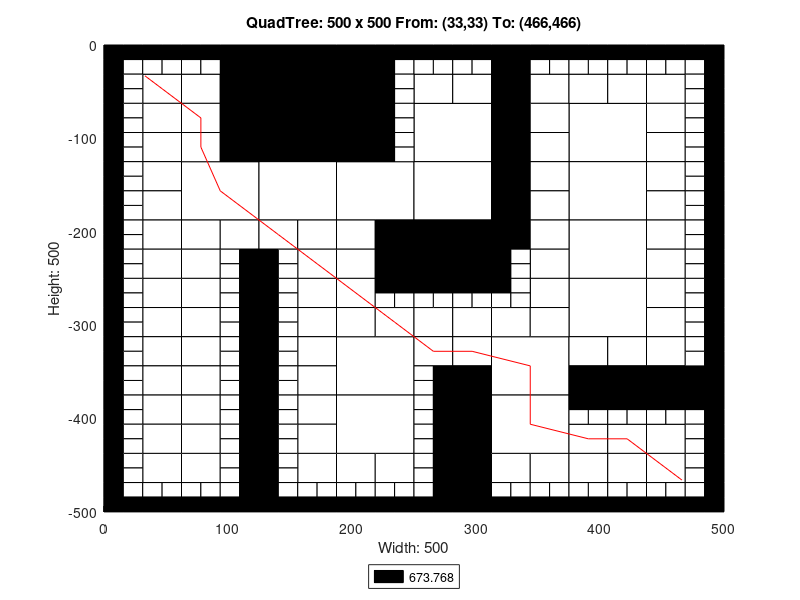

Write MATLAB code to recreate this figure.
axis([0 500 -500 0]);
title('QuadTree: 500 x 500 From: (33,33) To: (466,466)');
xlabel('Width: 500');
ylabel('Height: 500');
rectangle('Position',[125 -62.5 62.5 62.5], 'FaceColor',[0 0 0]);
rectangle('Position',[125 -125 62.5 62.5], 'FaceColor',[0 0 0]);
rectangle('Position',[62.5 -187.5 62.5 62.5], 'FaceColor',[1 1 1]);
rectangle('Position',[125 -187.5 62.5 62.5], 'FaceColor',[1 1 1]);
rectangle('Position',[187.5 -187.5 62.5 62.5], 'FaceColor',[1 1 1]);
rectangle('Position',[250 -125 62.5 62.5], 'FaceColor',[1 1 1]);
rectangle('Position',[375 -125 62.5 62.5], 'FaceColor',[1 1 1]);
rectangle('Position',[250 -187.5 62.5 62.5], 'FaceColor',[1 1 1]);
rectangle('Position',[250 -250 62.5 62.5], 'FaceColor',[0 0 0]);
rectangle('Position',[375 -187.5 62.5 62.5], 'FaceColor',[1 1 1]);
rectangle('Position',[375 -250 62.5 62.5], 'FaceColor',[1 1 1]);
rectangle('Position',[187.5 -375 62.5 62.5], 'FaceColor',[1 1 1]);
rectangle('Position',[187.5 -437.5 62.5 62.5], 'FaceColor',[1 1 1]);
rectangle('Position',[312.5 -375 62.5 62.5], 'FaceColor',[1 1 1]);
rectangle('Position',[375 -312.5 62.5 62.5], 'FaceColor',[1 1 1]);
rectangle('Position',[312.5 -437.5 62.5 62.5], 'FaceColor',[1 1 1]);
rectangle('Position',[31.25 -62.5 31.25 31.25], 'FaceColor',[1 1 1]);
rectangle('Position',[93.75 -31.25 31.25 31.25], 'FaceColor',[0 0 0]);
rectangle('Position',[62.5 -62.5 31.25 31.25], 'FaceColor',[1 1 1]);
rectangle('Position',[93.75 -62.5 31.25 31.25], 'FaceColor',[0 0 0]);
rectangle('Position',[31.25 -93.75 31.25 31.25], 'FaceColor',[1 1 1]);
rectangle('Position',[31.25 -125 31.25 31.25], 'FaceColor',[1 1 1]);
rectangle('Position',[62.5 -93.75 31.25 31.25], 'FaceColor',[1 1 1]);
rectangle('Position',[93.75 -93.75 31.25 31.25], 'FaceColor',[0 0 0]);
rectangle('Position',[62.5 -125 31.25 31.25], 'FaceColor',[1 1 1]);
rectangle('Position',[93.75 -125 31.25 31.25], 'FaceColor',[0 0 0]);
rectangle('Position',[187.5 -31.25 31.25 31.25], 'FaceColor',[0 0 0]);
rectangle('Position',[187.5 -62.5 31.25 31.25], 'FaceColor',[0 0 0]);
rectangle('Position',[187.5 -93.75 31.25 31.25], 'FaceColor',[0 0 0]);
rectangle('Position',[187.5 -125 31.25 31.25], 'FaceColor',[0 0 0]);
rectangle('Position',[31.25 -156.25 31.25 31.25], 'FaceColor',[1 1 1]);
rectangle('Position',[31.25 -187.5 31.25 31.25], 'FaceColor',[1 1 1]);
rectangle('Position',[31.25 -218.75 31.25 31.25], 'FaceColor',[1 1 1]);
rectangle('Position',[31.25 -250 31.25 31.25], 'FaceColor',[1 1 1]);
rectangle('Position',[62.5 -218.75 31.25 31.25], 'FaceColor',[1 1 1]);
rectangle('Position',[93.75 -218.75 31.25 31.25], 'FaceColor',[1 1 1]);
rectangle('Position',[62.5 -250 31.25 31.25], 'FaceColor',[1 1 1]);
rectangle('Position',[125 -218.75 31.25 31.25], 'FaceColor',[1 1 1]);
rectangle('Position',[156.25 -218.75 31.25 31.25], 'FaceColor',[1 1 1]);
rectangle('Position',[156.25 -250 31.25 31.25], 'FaceColor',[1 1 1]);
rectangle('Position',[187.5 -218.75 31.25 31.25], 'FaceColor',[1 1 1]);
rectangle('Position',[218.75 -218.75 31.25 31.25], 'FaceColor',[0 0 0]);
rectangle('Position',[187.5 -250 31.25 31.25], 'FaceColor',[1 1 1]);
rectangle('Position',[218.75 -250 31.25 31.25], 'FaceColor',[0 0 0]);
rectangle('Position',[250 -62.5 31.25 31.25], 'FaceColor',[1 1 1]);
rectangle('Position',[281.25 -62.5 31.25 31.25], 'FaceColor',[1 1 1]);
rectangle('Position',[312.5 -31.25 31.25 31.25], 'FaceColor',[0 0 0]);
rectangle('Position',[312.5 -62.5 31.25 31.25], 'FaceColor',[0 0 0]);
rectangle('Position',[343.75 -62.5 31.25 31.25], 'FaceColor',[1 1 1]);
rectangle('Position',[312.5 -93.75 31.25 31.25], 'FaceColor',[0 0 0]);
rectangle('Position',[343.75 -93.75 31.25 31.25], 'FaceColor',[1 1 1]);
rectangle('Position',[312.5 -125 31.25 31.25], 'FaceColor',[0 0 0]);
rectangle('Position',[343.75 -125 31.25 31.25], 'FaceColor',[1 1 1]);
rectangle('Position',[375 -62.5 31.25 31.25], 'FaceColor',[1 1 1]);
rectangle('Position',[406.25 -62.5 31.25 31.25], 'FaceColor',[1 1 1]);
rectangle('Position',[437.5 -62.5 31.25 31.25], 'FaceColor',[1 1 1]);
rectangle('Position',[437.5 -93.75 31.25 31.25], 'FaceColor',[1 1 1]);
rectangle('Position',[437.5 -125 31.25 31.25], 'FaceColor',[1 1 1]);
rectangle('Position',[312.5 -156.25 31.25 31.25], 'FaceColor',[0 0 0]);
rectangle('Position',[343.75 -156.25 31.25 31.25], 'FaceColor',[1 1 1]);
rectangle('Position',[312.5 -187.5 31.25 31.25], 'FaceColor',[0 0 0]);
rectangle('Position',[343.75 -187.5 31.25 31.25], 'FaceColor',[1 1 1]);
rectangle('Position',[312.5 -218.75 31.25 31.25], 'FaceColor',[0 0 0]);
rectangle('Position',[343.75 -218.75 31.25 31.25], 'FaceColor',[1 1 1]);
rectangle('Position',[343.75 -250 31.25 31.25], 'FaceColor',[1 1 1]);
rectangle('Position',[437.5 -156.25 31.25 31.25], 'FaceColor',[1 1 1]);
rectangle('Position',[437.5 -187.5 31.25 31.25], 'FaceColor',[1 1 1]);
rectangle('Position',[437.5 -218.75 31.25 31.25], 'FaceColor',[1 1 1]);
rectangle('Position',[437.5 -250 31.25 31.25], 'FaceColor',[1 1 1]);
rectangle('Position',[31.25 -281.25 31.25 31.25], 'FaceColor',[1 1 1]);
rectangle('Position',[31.25 -312.5 31.25 31.25], 'FaceColor',[1 1 1]);
rectangle('Position',[62.5 -281.25 31.25 31.25], 'FaceColor',[1 1 1]);
rectangle('Position',[62.5 -312.5 31.25 31.25], 'FaceColor',[1 1 1]);
rectangle('Position',[31.25 -343.75 31.25 31.25], 'FaceColor',[1 1 1]);
rectangle('Position',[31.25 -375 31.25 31.25], 'FaceColor',[1 1 1]);
rectangle('Position',[62.5 -343.75 31.25 31.25], 'FaceColor',[1 1 1]);
rectangle('Position',[62.5 -375 31.25 31.25], 'FaceColor',[1 1 1]);
rectangle('Position',[156.25 -281.25 31.25 31.25], 'FaceColor',[1 1 1]);
rectangle('Position',[156.25 -312.5 31.25 31.25], 'FaceColor',[1 1 1]);
rectangle('Position',[187.5 -281.25 31.25 31.25], 'FaceColor',[1 1 1]);
rectangle('Position',[187.5 -312.5 31.25 31.25], 'FaceColor',[1 1 1]);
rectangle('Position',[218.75 -312.5 31.25 31.25], 'FaceColor',[1 1 1]);
rectangle('Position',[156.25 -343.75 31.25 31.25], 'FaceColor',[1 1 1]);
rectangle('Position',[156.25 -375 31.25 31.25], 'FaceColor',[1 1 1]);
rectangle('Position',[31.25 -406.25 31.25 31.25], 'FaceColor',[1 1 1]);
rectangle('Position',[31.25 -437.5 31.25 31.25], 'FaceColor',[1 1 1]);
rectangle('Position',[62.5 -406.25 31.25 31.25], 'FaceColor',[1 1 1]);
rectangle('Position',[62.5 -437.5 31.25 31.25], 'FaceColor',[1 1 1]);
rectangle('Position',[31.25 -468.75 31.25 31.25], 'FaceColor',[1 1 1]);
rectangle('Position',[62.5 -468.75 31.25 31.25], 'FaceColor',[1 1 1]);
rectangle('Position',[156.25 -406.25 31.25 31.25], 'FaceColor',[1 1 1]);
rectangle('Position',[156.25 -437.5 31.25 31.25], 'FaceColor',[1 1 1]);
rectangle('Position',[156.25 -468.75 31.25 31.25], 'FaceColor',[1 1 1]);
rectangle('Position',[187.5 -468.75 31.25 31.25], 'FaceColor',[1 1 1]);
rectangle('Position',[218.75 -468.75 31.25 31.25], 'FaceColor',[1 1 1]);
rectangle('Position',[250 -312.5 31.25 31.25], 'FaceColor',[1 1 1]);
rectangle('Position',[281.25 -312.5 31.25 31.25], 'FaceColor',[1 1 1]);
rectangle('Position',[343.75 -281.25 31.25 31.25], 'FaceColor',[1 1 1]);
rectangle('Position',[312.5 -312.5 31.25 31.25], 'FaceColor',[1 1 1]);
rectangle('Position',[343.75 -312.5 31.25 31.25], 'FaceColor',[1 1 1]);
rectangle('Position',[250 -343.75 31.25 31.25], 'FaceColor',[1 1 1]);
rectangle('Position',[281.25 -343.75 31.25 31.25], 'FaceColor',[1 1 1]);
rectangle('Position',[281.25 -375 31.25 31.25], 'FaceColor',[0 0 0]);
rectangle('Position',[437.5 -281.25 31.25 31.25], 'FaceColor',[1 1 1]);
rectangle('Position',[437.5 -312.5 31.25 31.25], 'FaceColor',[1 1 1]);
rectangle('Position',[375 -343.75 31.25 31.25], 'FaceColor',[1 1 1]);
rectangle('Position',[406.25 -343.75 31.25 31.25], 'FaceColor',[1 1 1]);
rectangle('Position',[375 -375 31.25 31.25], 'FaceColor',[0 0 0]);
rectangle('Position',[406.25 -375 31.25 31.25], 'FaceColor',[0 0 0]);
rectangle('Position',[437.5 -343.75 31.25 31.25], 'FaceColor',[1 1 1]);
rectangle('Position',[437.5 -375 31.25 31.25], 'FaceColor',[0 0 0]);
rectangle('Position',[468.75 -375 31.25 31.25], 'FaceColor',[0 0 0]);
rectangle('Position',[281.25 -406.25 31.25 31.25], 'FaceColor',[0 0 0]);
rectangle('Position',[281.25 -437.5 31.25 31.25], 'FaceColor',[0 0 0]);
rectangle('Position',[281.25 -468.75 31.25 31.25], 'FaceColor',[0 0 0]);
rectangle('Position',[281.25 -500 31.25 31.25], 'FaceColor',[0 0 0]);
rectangle('Position',[312.5 -468.75 31.25 31.25], 'FaceColor',[1 1 1]);
rectangle('Position',[343.75 -468.75 31.25 31.25], 'FaceColor',[1 1 1]);
rectangle('Position',[375 -437.5 31.25 31.25], 'FaceColor',[1 1 1]);
rectangle('Position',[406.25 -437.5 31.25 31.25], 'FaceColor',[1 1 1]);
rectangle('Position',[437.5 -437.5 31.25 31.25], 'FaceColor',[1 1 1]);
rectangle('Position',[375 -468.75 31.25 31.25], 'FaceColor',[1 1 1]);
rectangle('Position',[406.25 -468.75 31.25 31.25], 'FaceColor',[1 1 1]);
rectangle('Position',[437.5 -468.75 31.25 31.25], 'FaceColor',[1 1 1]);
rectangle('Position',[0 -15.625 15.625 15.625], 'FaceColor',[0 0 0]);
rectangle('Position',[15.625 -15.625 15.625 15.625], 'FaceColor',[0 0 0]);
rectangle('Position',[0 -31.25 15.625 15.625], 'FaceColor',[0 0 0]);
rectangle('Position',[15.625 -31.25 15.625 15.625], 'FaceColor',[1 1 1]);
rectangle('Position',[31.25 -15.625 15.625 15.625], 'FaceColor',[0 0 0]);
rectangle('Position',[46.875 -15.625 15.625 15.625], 'FaceColor',[0 0 0]);
rectangle('Position',[31.25 -31.25 15.625 15.625], 'FaceColor',[1 1 1]);
rectangle('Position',[46.875 -31.25 15.625 15.625], 'FaceColor',[1 1 1]);
rectangle('Position',[0 -46.875 15.625 15.625], 'FaceColor',[0 0 0]);
rectangle('Position',[15.625 -46.875 15.625 15.625], 'FaceColor',[1 1 1]);
rectangle('Position',[0 -62.5 15.625 15.625], 'FaceColor',[0 0 0]);
rectangle('Position',[15.625 -62.5 15.625 15.625], 'FaceColor',[1 1 1]);
rectangle('Position',[62.5 -15.625 15.625 15.625], 'FaceColor',[0 0 0]);
rectangle('Position',[78.125 -15.625 15.625 15.625], 'FaceColor',[0 0 0]);
rectangle('Position',[62.5 -31.25 15.625 15.625], 'FaceColor',[1 1 1]);
rectangle('Position',[78.125 -31.25 15.625 15.625], 'FaceColor',[1 1 1]);
rectangle('Position',[0 -78.125 15.625 15.625], 'FaceColor',[0 0 0]);
rectangle('Position',[15.625 -78.125 15.625 15.625], 'FaceColor',[1 1 1]);
rectangle('Position',[0 -93.75 15.625 15.625], 'FaceColor',[0 0 0]);
rectangle('Position',[15.625 -93.75 15.625 15.625], 'FaceColor',[1 1 1]);
rectangle('Position',[0 -109.375 15.625 15.625], 'FaceColor',[0 0 0]);
rectangle('Position',[15.625 -109.375 15.625 15.625], 'FaceColor',[1 1 1]);
rectangle('Position',[0 -125 15.625 15.625], 'FaceColor',[0 0 0]);
rectangle('Position',[15.625 -125 15.625 15.625], 'FaceColor',[1 1 1]);
rectangle('Position',[218.75 -15.625 15.625 15.625], 'FaceColor',[0 0 0]);
rectangle('Position',[234.375 -15.625 15.625 15.625], 'FaceColor',[0 0 0]);
rectangle('Position',[218.75 -31.25 15.625 15.625], 'FaceColor',[0 0 0]);
rectangle('Position',[234.375 -31.25 15.625 15.625], 'FaceColor',[1 1 1]);
rectangle('Position',[218.75 -46.875 15.625 15.625], 'FaceColor',[0 0 0]);
rectangle('Position',[234.375 -46.875 15.625 15.625], 'FaceColor',[1 1 1]);
rectangle('Position',[218.75 -62.5 15.625 15.625], 'FaceColor',[0 0 0]);
rectangle('Position',[234.375 -62.5 15.625 15.625], 'FaceColor',[1 1 1]);
rectangle('Position',[218.75 -78.125 15.625 15.625], 'FaceColor',[0 0 0]);
rectangle('Position',[234.375 -78.125 15.625 15.625], 'FaceColor',[1 1 1]);
rectangle('Position',[218.75 -93.75 15.625 15.625], 'FaceColor',[0 0 0]);
rectangle('Position',[234.375 -93.75 15.625 15.625], 'FaceColor',[1 1 1]);
rectangle('Position',[218.75 -109.375 15.625 15.625], 'FaceColor',[0 0 0]);
rectangle('Position',[234.375 -109.375 15.625 15.625], 'FaceColor',[1 1 1]);
rectangle('Position',[218.75 -125 15.625 15.625], 'FaceColor',[0 0 0]);
rectangle('Position',[234.375 -125 15.625 15.625], 'FaceColor',[1 1 1]);
rectangle('Position',[0 -140.625 15.625 15.625], 'FaceColor',[0 0 0]);
rectangle('Position',[15.625 -140.625 15.625 15.625], 'FaceColor',[1 1 1]);
rectangle('Position',[0 -156.25 15.625 15.625], 'FaceColor',[0 0 0]);
rectangle('Position',[15.625 -156.25 15.625 15.625], 'FaceColor',[1 1 1]);
rectangle('Position',[0 -171.875 15.625 15.625], 'FaceColor',[0 0 0]);
rectangle('Position',[15.625 -171.875 15.625 15.625], 'FaceColor',[1 1 1]);
rectangle('Position',[0 -187.5 15.625 15.625], 'FaceColor',[0 0 0]);
rectangle('Position',[15.625 -187.5 15.625 15.625], 'FaceColor',[1 1 1]);
rectangle('Position',[0 -203.125 15.625 15.625], 'FaceColor',[0 0 0]);
rectangle('Position',[15.625 -203.125 15.625 15.625], 'FaceColor',[1 1 1]);
rectangle('Position',[0 -218.75 15.625 15.625], 'FaceColor',[0 0 0]);
rectangle('Position',[15.625 -218.75 15.625 15.625], 'FaceColor',[1 1 1]);
rectangle('Position',[0 -234.375 15.625 15.625], 'FaceColor',[0 0 0]);
rectangle('Position',[15.625 -234.375 15.625 15.625], 'FaceColor',[1 1 1]);
rectangle('Position',[0 -250 15.625 15.625], 'FaceColor',[0 0 0]);
rectangle('Position',[15.625 -250 15.625 15.625], 'FaceColor',[1 1 1]);
rectangle('Position',[93.75 -234.375 15.625 15.625], 'FaceColor',[1 1 1]);
rectangle('Position',[109.375 -234.375 15.625 15.625], 'FaceColor',[0 0 0]);
rectangle('Position',[93.75 -250 15.625 15.625], 'FaceColor',[1 1 1]);
rectangle('Position',[109.375 -250 15.625 15.625], 'FaceColor',[0 0 0]);
rectangle('Position',[125 -234.375 15.625 15.625], 'FaceColor',[0 0 0]);
rectangle('Position',[140.625 -234.375 15.625 15.625], 'FaceColor',[1 1 1]);
rectangle('Position',[125 -250 15.625 15.625], 'FaceColor',[0 0 0]);
rectangle('Position',[140.625 -250 15.625 15.625], 'FaceColor',[1 1 1]);
rectangle('Position',[250 -15.625 15.625 15.625], 'FaceColor',[0 0 0]);
rectangle('Position',[265.625 -15.625 15.625 15.625], 'FaceColor',[0 0 0]);
rectangle('Position',[250 -31.25 15.625 15.625], 'FaceColor',[1 1 1]);
rectangle('Position',[265.625 -31.25 15.625 15.625], 'FaceColor',[1 1 1]);
rectangle('Position',[281.25 -15.625 15.625 15.625], 'FaceColor',[0 0 0]);
rectangle('Position',[296.875 -15.625 15.625 15.625], 'FaceColor',[0 0 0]);
rectangle('Position',[281.25 -31.25 15.625 15.625], 'FaceColor',[1 1 1]);
rectangle('Position',[296.875 -31.25 15.625 15.625], 'FaceColor',[1 1 1]);
rectangle('Position',[343.75 -15.625 15.625 15.625], 'FaceColor',[0 0 0]);
rectangle('Position',[359.375 -15.625 15.625 15.625], 'FaceColor',[0 0 0]);
rectangle('Position',[343.75 -31.25 15.625 15.625], 'FaceColor',[1 1 1]);
rectangle('Position',[359.375 -31.25 15.625 15.625], 'FaceColor',[1 1 1]);
rectangle('Position',[375 -15.625 15.625 15.625], 'FaceColor',[0 0 0]);
rectangle('Position',[390.625 -15.625 15.625 15.625], 'FaceColor',[0 0 0]);
rectangle('Position',[375 -31.25 15.625 15.625], 'FaceColor',[1 1 1]);
rectangle('Position',[390.625 -31.25 15.625 15.625], 'FaceColor',[1 1 1]);
rectangle('Position',[406.25 -15.625 15.625 15.625], 'FaceColor',[0 0 0]);
rectangle('Position',[421.875 -15.625 15.625 15.625], 'FaceColor',[0 0 0]);
rectangle('Position',[406.25 -31.25 15.625 15.625], 'FaceColor',[1 1 1]);
rectangle('Position',[421.875 -31.25 15.625 15.625], 'FaceColor',[1 1 1]);
rectangle('Position',[437.5 -15.625 15.625 15.625], 'FaceColor',[0 0 0]);
rectangle('Position',[453.125 -15.625 15.625 15.625], 'FaceColor',[0 0 0]);
rectangle('Position',[437.5 -31.25 15.625 15.625], 'FaceColor',[1 1 1]);
rectangle('Position',[453.125 -31.25 15.625 15.625], 'FaceColor',[1 1 1]);
rectangle('Position',[468.75 -15.625 15.625 15.625], 'FaceColor',[0 0 0]);
rectangle('Position',[484.375 -15.625 15.625 15.625], 'FaceColor',[0 0 0]);
rectangle('Position',[468.75 -31.25 15.625 15.625], 'FaceColor',[1 1 1]);
rectangle('Position',[484.375 -31.25 15.625 15.625], 'FaceColor',[0 0 0]);
rectangle('Position',[468.75 -46.875 15.625 15.625], 'FaceColor',[1 1 1]);
rectangle('Position',[484.375 -46.875 15.625 15.625], 'FaceColor',[0 0 0]);
rectangle('Position',[468.75 -62.5 15.625 15.625], 'FaceColor',[1 1 1]);
rectangle('Position',[484.375 -62.5 15.625 15.625], 'FaceColor',[0 0 0]);
rectangle('Position',[468.75 -78.125 15.625 15.625], 'FaceColor',[1 1 1]);
rectangle('Position',[484.375 -78.125 15.625 15.625], 'FaceColor',[0 0 0]);
rectangle('Position',[468.75 -93.75 15.625 15.625], 'FaceColor',[1 1 1]);
rectangle('Position',[484.375 -93.75 15.625 15.625], 'FaceColor',[0 0 0]);
rectangle('Position',[468.75 -109.375 15.625 15.625], 'FaceColor',[1 1 1]);
rectangle('Position',[484.375 -109.375 15.625 15.625], 'FaceColor',[0 0 0]);
rectangle('Position',[468.75 -125 15.625 15.625], 'FaceColor',[1 1 1]);
rectangle('Position',[484.375 -125 15.625 15.625], 'FaceColor',[0 0 0]);
rectangle('Position',[312.5 -234.375 15.625 15.625], 'FaceColor',[0 0 0]);
rectangle('Position',[328.125 -234.375 15.625 15.625], 'FaceColor',[1 1 1]);
rectangle('Position',[312.5 -250 15.625 15.625], 'FaceColor',[0 0 0]);
rectangle('Position',[328.125 -250 15.625 15.625], 'FaceColor',[1 1 1]);
rectangle('Position',[468.75 -140.625 15.625 15.625], 'FaceColor',[1 1 1]);
rectangle('Position',[484.375 -140.625 15.625 15.625], 'FaceColor',[0 0 0]);
rectangle('Position',[468.75 -156.25 15.625 15.625], 'FaceColor',[1 1 1]);
rectangle('Position',[484.375 -156.25 15.625 15.625], 'FaceColor',[0 0 0]);
rectangle('Position',[468.75 -171.875 15.625 15.625], 'FaceColor',[1 1 1]);
rectangle('Position',[484.375 -171.875 15.625 15.625], 'FaceColor',[0 0 0]);
rectangle('Position',[468.75 -187.5 15.625 15.625], 'FaceColor',[1 1 1]);
rectangle('Position',[484.375 -187.5 15.625 15.625], 'FaceColor',[0 0 0]);
rectangle('Position',[468.75 -203.125 15.625 15.625], 'FaceColor',[1 1 1]);
rectangle('Position',[484.375 -203.125 15.625 15.625], 'FaceColor',[0 0 0]);
rectangle('Position',[468.75 -218.75 15.625 15.625], 'FaceColor',[1 1 1]);
rectangle('Position',[484.375 -218.75 15.625 15.625], 'FaceColor',[0 0 0]);
rectangle('Position',[468.75 -234.375 15.625 15.625], 'FaceColor',[1 1 1]);
rectangle('Position',[484.375 -234.375 15.625 15.625], 'FaceColor',[0 0 0]);
rectangle('Position',[468.75 -250 15.625 15.625], 'FaceColor',[1 1 1]);
rectangle('Position',[484.375 -250 15.625 15.625], 'FaceColor',[0 0 0]);
rectangle('Position',[0 -265.625 15.625 15.625], 'FaceColor',[0 0 0]);
rectangle('Position',[15.625 -265.625 15.625 15.625], 'FaceColor',[1 1 1]);
rectangle('Position',[0 -281.25 15.625 15.625], 'FaceColor',[0 0 0]);
rectangle('Position',[15.625 -281.25 15.625 15.625], 'FaceColor',[1 1 1]);
rectangle('Position',[0 -296.875 15.625 15.625], 'FaceColor',[0 0 0]);
rectangle('Position',[15.625 -296.875 15.625 15.625], 'FaceColor',[1 1 1]);
rectangle('Position',[0 -312.5 15.625 15.625], 'FaceColor',[0 0 0]);
rectangle('Position',[15.625 -312.5 15.625 15.625], 'FaceColor',[1 1 1]);
rectangle('Position',[93.75 -265.625 15.625 15.625], 'FaceColor',[1 1 1]);
rectangle('Position',[109.375 -265.625 15.625 15.625], 'FaceColor',[0 0 0]);
rectangle('Position',[93.75 -281.25 15.625 15.625], 'FaceColor',[1 1 1]);
rectangle('Position',[109.375 -281.25 15.625 15.625], 'FaceColor',[0 0 0]);
rectangle('Position',[93.75 -296.875 15.625 15.625], 'FaceColor',[1 1 1]);
rectangle('Position',[109.375 -296.875 15.625 15.625], 'FaceColor',[0 0 0]);
rectangle('Position',[93.75 -312.5 15.625 15.625], 'FaceColor',[1 1 1]);
rectangle('Position',[109.375 -312.5 15.625 15.625], 'FaceColor',[0 0 0]);
rectangle('Position',[0 -328.125 15.625 15.625], 'FaceColor',[0 0 0]);
rectangle('Position',[15.625 -328.125 15.625 15.625], 'FaceColor',[1 1 1]);
rectangle('Position',[0 -343.75 15.625 15.625], 'FaceColor',[0 0 0]);
rectangle('Position',[15.625 -343.75 15.625 15.625], 'FaceColor',[1 1 1]);
rectangle('Position',[0 -359.375 15.625 15.625], 'FaceColor',[0 0 0]);
rectangle('Position',[15.625 -359.375 15.625 15.625], 'FaceColor',[1 1 1]);
rectangle('Position',[0 -375 15.625 15.625], 'FaceColor',[0 0 0]);
rectangle('Position',[15.625 -375 15.625 15.625], 'FaceColor',[1 1 1]);
rectangle('Position',[93.75 -328.125 15.625 15.625], 'FaceColor',[1 1 1]);
rectangle('Position',[109.375 -328.125 15.625 15.625], 'FaceColor',[0 0 0]);
rectangle('Position',[93.75 -343.75 15.625 15.625], 'FaceColor',[1 1 1]);
rectangle('Position',[109.375 -343.75 15.625 15.625], 'FaceColor',[0 0 0]);
rectangle('Position',[93.75 -359.375 15.625 15.625], 'FaceColor',[1 1 1]);
rectangle('Position',[109.375 -359.375 15.625 15.625], 'FaceColor',[0 0 0]);
rectangle('Position',[93.75 -375 15.625 15.625], 'FaceColor',[1 1 1]);
rectangle('Position',[109.375 -375 15.625 15.625], 'FaceColor',[0 0 0]);
rectangle('Position',[125 -265.625 15.625 15.625], 'FaceColor',[0 0 0]);
rectangle('Position',[140.625 -265.625 15.625 15.625], 'FaceColor',[1 1 1]);
rectangle('Position',[125 -281.25 15.625 15.625], 'FaceColor',[0 0 0]);
rectangle('Position',[140.625 -281.25 15.625 15.625], 'FaceColor',[1 1 1]);
rectangle('Position',[125 -296.875 15.625 15.625], 'FaceColor',[0 0 0]);
rectangle('Position',[140.625 -296.875 15.625 15.625], 'FaceColor',[1 1 1]);
rectangle('Position',[125 -312.5 15.625 15.625], 'FaceColor',[0 0 0]);
rectangle('Position',[140.625 -312.5 15.625 15.625], 'FaceColor',[1 1 1]);
rectangle('Position',[218.75 -265.625 15.625 15.625], 'FaceColor',[0 0 0]);
rectangle('Position',[234.375 -265.625 15.625 15.625], 'FaceColor',[0 0 0]);
rectangle('Position',[218.75 -281.25 15.625 15.625], 'FaceColor',[1 1 1]);
rectangle('Position',[234.375 -281.25 15.625 15.625], 'FaceColor',[1 1 1]);
rectangle('Position',[125 -328.125 15.625 15.625], 'FaceColor',[0 0 0]);
rectangle('Position',[140.625 -328.125 15.625 15.625], 'FaceColor',[1 1 1]);
rectangle('Position',[125 -343.75 15.625 15.625], 'FaceColor',[0 0 0]);
rectangle('Position',[140.625 -343.75 15.625 15.625], 'FaceColor',[1 1 1]);
rectangle('Position',[125 -359.375 15.625 15.625], 'FaceColor',[0 0 0]);
rectangle('Position',[140.625 -359.375 15.625 15.625], 'FaceColor',[1 1 1]);
rectangle('Position',[125 -375 15.625 15.625], 'FaceColor',[0 0 0]);
rectangle('Position',[140.625 -375 15.625 15.625], 'FaceColor',[1 1 1]);
rectangle('Position',[0 -390.625 15.625 15.625], 'FaceColor',[0 0 0]);
rectangle('Position',[15.625 -390.625 15.625 15.625], 'FaceColor',[1 1 1]);
rectangle('Position',[0 -406.25 15.625 15.625], 'FaceColor',[0 0 0]);
rectangle('Position',[15.625 -406.25 15.625 15.625], 'FaceColor',[1 1 1]);
rectangle('Position',[0 -421.875 15.625 15.625], 'FaceColor',[0 0 0]);
rectangle('Position',[15.625 -421.875 15.625 15.625], 'FaceColor',[1 1 1]);
rectangle('Position',[0 -437.5 15.625 15.625], 'FaceColor',[0 0 0]);
rectangle('Position',[15.625 -437.5 15.625 15.625], 'FaceColor',[1 1 1]);
rectangle('Position',[93.75 -390.625 15.625 15.625], 'FaceColor',[1 1 1]);
rectangle('Position',[109.375 -390.625 15.625 15.625], 'FaceColor',[0 0 0]);
rectangle('Position',[93.75 -406.25 15.625 15.625], 'FaceColor',[1 1 1]);
rectangle('Position',[109.375 -406.25 15.625 15.625], 'FaceColor',[0 0 0]);
rectangle('Position',[93.75 -421.875 15.625 15.625], 'FaceColor',[1 1 1]);
rectangle('Position',[109.375 -421.875 15.625 15.625], 'FaceColor',[0 0 0]);
rectangle('Position',[93.75 -437.5 15.625 15.625], 'FaceColor',[1 1 1]);
rectangle('Position',[109.375 -437.5 15.625 15.625], 'FaceColor',[0 0 0]);
rectangle('Position',[0 -453.125 15.625 15.625], 'FaceColor',[0 0 0]);
rectangle('Position',[15.625 -453.125 15.625 15.625], 'FaceColor',[1 1 1]);
rectangle('Position',[0 -468.75 15.625 15.625], 'FaceColor',[0 0 0]);
rectangle('Position',[15.625 -468.75 15.625 15.625], 'FaceColor',[1 1 1]);
rectangle('Position',[0 -484.375 15.625 15.625], 'FaceColor',[0 0 0]);
rectangle('Position',[15.625 -484.375 15.625 15.625], 'FaceColor',[1 1 1]);
rectangle('Position',[0 -500 15.625 15.625], 'FaceColor',[0 0 0]);
rectangle('Position',[15.625 -500 15.625 15.625], 'FaceColor',[0 0 0]);
rectangle('Position',[31.25 -484.375 15.625 15.625], 'FaceColor',[1 1 1]);
rectangle('Position',[46.875 -484.375 15.625 15.625], 'FaceColor',[1 1 1]);
rectangle('Position',[31.25 -500 15.625 15.625], 'FaceColor',[0 0 0]);
rectangle('Position',[46.875 -500 15.625 15.625], 'FaceColor',[0 0 0]);
rectangle('Position',[93.75 -453.125 15.625 15.625], 'FaceColor',[1 1 1]);
rectangle('Position',[109.375 -453.125 15.625 15.625], 'FaceColor',[0 0 0]);
rectangle('Position',[93.75 -468.75 15.625 15.625], 'FaceColor',[1 1 1]);
rectangle('Position',[109.375 -468.75 15.625 15.625], 'FaceColor',[0 0 0]);
rectangle('Position',[62.5 -484.375 15.625 15.625], 'FaceColor',[1 1 1]);
rectangle('Position',[78.125 -484.375 15.625 15.625], 'FaceColor',[1 1 1]);
rectangle('Position',[62.5 -500 15.625 15.625], 'FaceColor',[0 0 0]);
rectangle('Position',[78.125 -500 15.625 15.625], 'FaceColor',[0 0 0]);
rectangle('Position',[93.75 -484.375 15.625 15.625], 'FaceColor',[1 1 1]);
rectangle('Position',[109.375 -484.375 15.625 15.625], 'FaceColor',[0 0 0]);
rectangle('Position',[93.75 -500 15.625 15.625], 'FaceColor',[0 0 0]);
rectangle('Position',[109.375 -500 15.625 15.625], 'FaceColor',[0 0 0]);
rectangle('Position',[125 -390.625 15.625 15.625], 'FaceColor',[0 0 0]);
rectangle('Position',[140.625 -390.625 15.625 15.625], 'FaceColor',[1 1 1]);
rectangle('Position',[125 -406.25 15.625 15.625], 'FaceColor',[0 0 0]);
rectangle('Position',[140.625 -406.25 15.625 15.625], 'FaceColor',[1 1 1]);
rectangle('Position',[125 -421.875 15.625 15.625], 'FaceColor',[0 0 0]);
rectangle('Position',[140.625 -421.875 15.625 15.625], 'FaceColor',[1 1 1]);
rectangle('Position',[125 -437.5 15.625 15.625], 'FaceColor',[0 0 0]);
rectangle('Position',[140.625 -437.5 15.625 15.625], 'FaceColor',[1 1 1]);
rectangle('Position',[125 -453.125 15.625 15.625], 'FaceColor',[0 0 0]);
rectangle('Position',[140.625 -453.125 15.625 15.625], 'FaceColor',[1 1 1]);
rectangle('Position',[125 -468.75 15.625 15.625], 'FaceColor',[0 0 0]);
rectangle('Position',[140.625 -468.75 15.625 15.625], 'FaceColor',[1 1 1]);
rectangle('Position',[125 -484.375 15.625 15.625], 'FaceColor',[0 0 0]);
rectangle('Position',[140.625 -484.375 15.625 15.625], 'FaceColor',[1 1 1]);
rectangle('Position',[125 -500 15.625 15.625], 'FaceColor',[0 0 0]);
rectangle('Position',[140.625 -500 15.625 15.625], 'FaceColor',[0 0 0]);
rectangle('Position',[156.25 -484.375 15.625 15.625], 'FaceColor',[1 1 1]);
rectangle('Position',[171.875 -484.375 15.625 15.625], 'FaceColor',[1 1 1]);
rectangle('Position',[156.25 -500 15.625 15.625], 'FaceColor',[0 0 0]);
rectangle('Position',[171.875 -500 15.625 15.625], 'FaceColor',[0 0 0]);
rectangle('Position',[187.5 -484.375 15.625 15.625], 'FaceColor',[1 1 1]);
rectangle('Position',[203.125 -484.375 15.625 15.625], 'FaceColor',[1 1 1]);
rectangle('Position',[187.5 -500 15.625 15.625], 'FaceColor',[0 0 0]);
rectangle('Position',[203.125 -500 15.625 15.625], 'FaceColor',[0 0 0]);
rectangle('Position',[218.75 -484.375 15.625 15.625], 'FaceColor',[1 1 1]);
rectangle('Position',[234.375 -484.375 15.625 15.625], 'FaceColor',[1 1 1]);
rectangle('Position',[218.75 -500 15.625 15.625], 'FaceColor',[0 0 0]);
rectangle('Position',[234.375 -500 15.625 15.625], 'FaceColor',[0 0 0]);
rectangle('Position',[250 -265.625 15.625 15.625], 'FaceColor',[0 0 0]);
rectangle('Position',[265.625 -265.625 15.625 15.625], 'FaceColor',[0 0 0]);
rectangle('Position',[250 -281.25 15.625 15.625], 'FaceColor',[1 1 1]);
rectangle('Position',[265.625 -281.25 15.625 15.625], 'FaceColor',[1 1 1]);
rectangle('Position',[281.25 -265.625 15.625 15.625], 'FaceColor',[0 0 0]);
rectangle('Position',[296.875 -265.625 15.625 15.625], 'FaceColor',[0 0 0]);
rectangle('Position',[281.25 -281.25 15.625 15.625], 'FaceColor',[1 1 1]);
rectangle('Position',[296.875 -281.25 15.625 15.625], 'FaceColor',[1 1 1]);
rectangle('Position',[312.5 -265.625 15.625 15.625], 'FaceColor',[0 0 0]);
rectangle('Position',[328.125 -265.625 15.625 15.625], 'FaceColor',[1 1 1]);
rectangle('Position',[312.5 -281.25 15.625 15.625], 'FaceColor',[1 1 1]);
rectangle('Position',[328.125 -281.25 15.625 15.625], 'FaceColor',[1 1 1]);
rectangle('Position',[250 -359.375 15.625 15.625], 'FaceColor',[1 1 1]);
rectangle('Position',[265.625 -359.375 15.625 15.625], 'FaceColor',[0 0 0]);
rectangle('Position',[250 -375 15.625 15.625], 'FaceColor',[1 1 1]);
rectangle('Position',[265.625 -375 15.625 15.625], 'FaceColor',[0 0 0]);
rectangle('Position',[468.75 -265.625 15.625 15.625], 'FaceColor',[1 1 1]);
rectangle('Position',[484.375 -265.625 15.625 15.625], 'FaceColor',[0 0 0]);
rectangle('Position',[468.75 -281.25 15.625 15.625], 'FaceColor',[1 1 1]);
rectangle('Position',[484.375 -281.25 15.625 15.625], 'FaceColor',[0 0 0]);
rectangle('Position',[468.75 -296.875 15.625 15.625], 'FaceColor',[1 1 1]);
rectangle('Position',[484.375 -296.875 15.625 15.625], 'FaceColor',[0 0 0]);
rectangle('Position',[468.75 -312.5 15.625 15.625], 'FaceColor',[1 1 1]);
rectangle('Position',[484.375 -312.5 15.625 15.625], 'FaceColor',[0 0 0]);
rectangle('Position',[468.75 -328.125 15.625 15.625], 'FaceColor',[1 1 1]);
rectangle('Position',[484.375 -328.125 15.625 15.625], 'FaceColor',[0 0 0]);
rectangle('Position',[468.75 -343.75 15.625 15.625], 'FaceColor',[1 1 1]);
rectangle('Position',[484.375 -343.75 15.625 15.625], 'FaceColor',[0 0 0]);
rectangle('Position',[250 -390.625 15.625 15.625], 'FaceColor',[1 1 1]);
rectangle('Position',[265.625 -390.625 15.625 15.625], 'FaceColor',[0 0 0]);
rectangle('Position',[250 -406.25 15.625 15.625], 'FaceColor',[1 1 1]);
rectangle('Position',[265.625 -406.25 15.625 15.625], 'FaceColor',[0 0 0]);
rectangle('Position',[250 -421.875 15.625 15.625], 'FaceColor',[1 1 1]);
rectangle('Position',[265.625 -421.875 15.625 15.625], 'FaceColor',[0 0 0]);
rectangle('Position',[250 -437.5 15.625 15.625], 'FaceColor',[1 1 1]);
rectangle('Position',[265.625 -437.5 15.625 15.625], 'FaceColor',[0 0 0]);
rectangle('Position',[250 -453.125 15.625 15.625], 'FaceColor',[1 1 1]);
rectangle('Position',[265.625 -453.125 15.625 15.625], 'FaceColor',[0 0 0]);
rectangle('Position',[250 -468.75 15.625 15.625], 'FaceColor',[1 1 1]);
rectangle('Position',[265.625 -468.75 15.625 15.625], 'FaceColor',[0 0 0]);
rectangle('Position',[250 -484.375 15.625 15.625], 'FaceColor',[1 1 1]);
rectangle('Position',[265.625 -484.375 15.625 15.625], 'FaceColor',[0 0 0]);
rectangle('Position',[250 -500 15.625 15.625], 'FaceColor',[0 0 0]);
rectangle('Position',[265.625 -500 15.625 15.625], 'FaceColor',[0 0 0]);
rectangle('Position',[312.5 -484.375 15.625 15.625], 'FaceColor',[1 1 1]);
rectangle('Position',[328.125 -484.375 15.625 15.625], 'FaceColor',[1 1 1]);
rectangle('Position',[312.5 -500 15.625 15.625], 'FaceColor',[0 0 0]);
rectangle('Position',[328.125 -500 15.625 15.625], 'FaceColor',[0 0 0]);
rectangle('Position',[343.75 -484.375 15.625 15.625], 'FaceColor',[1 1 1]);
rectangle('Position',[359.375 -484.375 15.625 15.625], 'FaceColor',[1 1 1]);
rectangle('Position',[343.75 -500 15.625 15.625], 'FaceColor',[0 0 0]);
rectangle('Position',[359.375 -500 15.625 15.625], 'FaceColor',[0 0 0]);
rectangle('Position',[375 -390.625 15.625 15.625], 'FaceColor',[0 0 0]);
rectangle('Position',[390.625 -390.625 15.625 15.625], 'FaceColor',[0 0 0]);
rectangle('Position',[375 -406.25 15.625 15.625], 'FaceColor',[1 1 1]);
rectangle('Position',[390.625 -406.25 15.625 15.625], 'FaceColor',[1 1 1]);
rectangle('Position',[406.25 -390.625 15.625 15.625], 'FaceColor',[0 0 0]);
rectangle('Position',[421.875 -390.625 15.625 15.625], 'FaceColor',[0 0 0]);
rectangle('Position',[406.25 -406.25 15.625 15.625], 'FaceColor',[1 1 1]);
rectangle('Position',[421.875 -406.25 15.625 15.625], 'FaceColor',[1 1 1]);
rectangle('Position',[437.5 -390.625 15.625 15.625], 'FaceColor',[0 0 0]);
rectangle('Position',[453.125 -390.625 15.625 15.625], 'FaceColor',[0 0 0]);
rectangle('Position',[437.5 -406.25 15.625 15.625], 'FaceColor',[1 1 1]);
rectangle('Position',[453.125 -406.25 15.625 15.625], 'FaceColor',[1 1 1]);
rectangle('Position',[468.75 -390.625 15.625 15.625], 'FaceColor',[0 0 0]);
rectangle('Position',[484.375 -390.625 15.625 15.625], 'FaceColor',[0 0 0]);
rectangle('Position',[468.75 -406.25 15.625 15.625], 'FaceColor',[1 1 1]);
rectangle('Position',[484.375 -406.25 15.625 15.625], 'FaceColor',[0 0 0]);
rectangle('Position',[468.75 -421.875 15.625 15.625], 'FaceColor',[1 1 1]);
rectangle('Position',[484.375 -421.875 15.625 15.625], 'FaceColor',[0 0 0]);
rectangle('Position',[468.75 -437.5 15.625 15.625], 'FaceColor',[1 1 1]);
rectangle('Position',[484.375 -437.5 15.625 15.625], 'FaceColor',[0 0 0]);
rectangle('Position',[375 -484.375 15.625 15.625], 'FaceColor',[1 1 1]);
rectangle('Position',[390.625 -484.375 15.625 15.625], 'FaceColor',[1 1 1]);
rectangle('Position',[375 -500 15.625 15.625], 'FaceColor',[0 0 0]);
rectangle('Position',[390.625 -500 15.625 15.625], 'FaceColor',[0 0 0]);
rectangle('Position',[406.25 -484.375 15.625 15.625], 'FaceColor',[1 1 1]);
rectangle('Position',[421.875 -484.375 15.625 15.625], 'FaceColor',[1 1 1]);
rectangle('Position',[406.25 -500 15.625 15.625], 'FaceColor',[0 0 0]);
rectangle('Position',[421.875 -500 15.625 15.625], 'FaceColor',[0 0 0]);
rectangle('Position',[468.75 -453.125 15.625 15.625], 'FaceColor',[1 1 1]);
rectangle('Position',[484.375 -453.125 15.625 15.625], 'FaceColor',[0 0 0]);
rectangle('Position',[468.75 -468.75 15.625 15.625], 'FaceColor',[1 1 1]);
rectangle('Position',[484.375 -468.75 15.625 15.625], 'FaceColor',[0 0 0]);
rectangle('Position',[437.5 -484.375 15.625 15.625], 'FaceColor',[1 1 1]);
rectangle('Position',[453.125 -484.375 15.625 15.625], 'FaceColor',[1 1 1]);
rectangle('Position',[437.5 -500 15.625 15.625], 'FaceColor',[0 0 0]);
rectangle('Position',[453.125 -500 15.625 15.625], 'FaceColor',[0 0 0]);
rectangle('Position',[468.75 -484.375 15.625 15.625], 'FaceColor',[1 1 1]);
rectangle('Position',[484.375 -484.375 15.625 15.625], 'FaceColor',[0 0 0]);
rectangle('Position',[468.75 -500 15.625 15.625], 'FaceColor',[0 0 0]);
rectangle('Position',[484.375 -500 15.625 15.625], 'FaceColor',[0 0 0]);
X=[466,453.125,421.875,390.625,343.75,343.75,296.875,265.625,234.375,203.125,171.875,140.625,93.75,78.125,78.125,46.875,33];
Y=[-466,-453.125,-421.875,-421.875,-406.25,-343.75,-328.125,-328.125,-296.875,-265.625,-234.375,-203.125,-156.25,-109.375,-78.125,-46.875,-33];
hold on;
plot(X,Y,'r');
legend('673.768','Location','southoutside');
